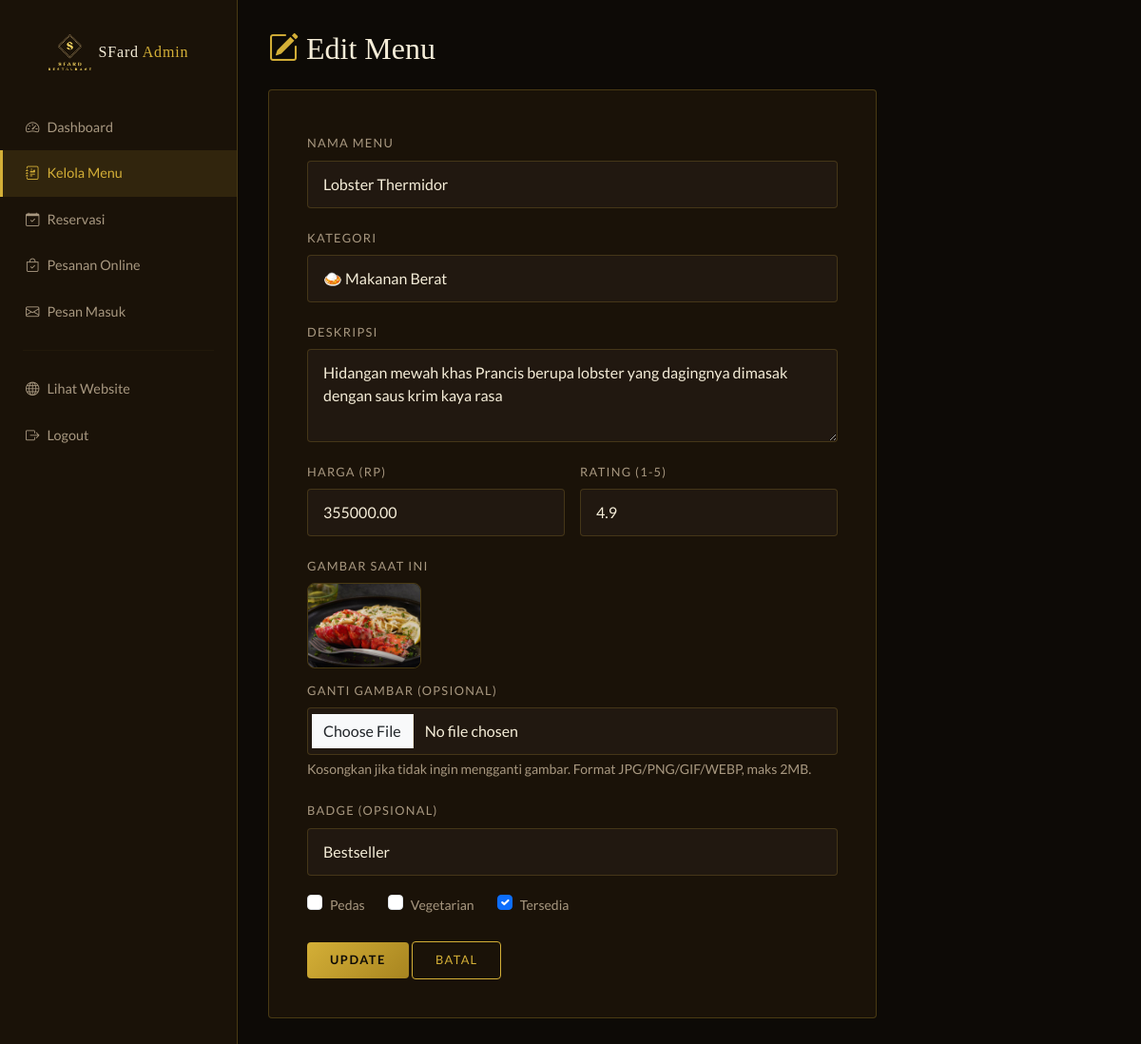
The page /admin/menu_edit.php?id=1 (signed in) on the database its author committed.
### tables this page shows
CREATE TABLE menu_items (
    id INT AUTO_INCREMENT PRIMARY KEY,
    category_id INT NOT NULL,
    name VARCHAR(100) NOT NULL,
    description TEXT,
    price DECIMAL(10,2) NOT NULL,
    image VARCHAR(255),
    badge VARCHAR(50) DEFAULT '',
    rating DECIMAL(2,1) DEFAULT 5.0,
    is_spicy TINYINT(1) DEFAULT 0,
    is_veg TINYINT(1) DEFAULT 0,
    is_available TINYINT(1) DEFAULT 1,
    created_at TIMESTAMP DEFAULT CURRENT_TIMESTAMP,
    FOREIGN KEY (category_id) REFERENCES categories(id) ON DELETE CASCADE
);

CREATE TABLE categories (
    id INT AUTO_INCREMENT PRIMARY KEY,
    slug VARCHAR(50) NOT NULL UNIQUE,
    name VARCHAR(50) NOT NULL
);

### includes/classes/Database.php (called while the page is built, shortened)
<?php
class Database
{
    public function __construct()
    {
        $host   = "localhost";
        $dbuser = "root";
        $dbpass = "";
        $dbname = "sfardresto_db";
        $this->conn = mysqli_connect($host, $dbuser, $dbpass, $dbname);
    }
}

### includes/classes/MenuModel.php (called while the page is built, shortened)
<?php
class MenuModel extends Database
{
    public function getCategories()
    {
        return mysqli_query($this->conn, "SELECT * FROM categories ORDER BY id ASC");
    }
    public function find(int $id)
    {
        $stmt = mysqli_prepare($this->conn, "SELECT * FROM menu_items WHERE id = ?");
        mysqli_stmt_bind_param($stmt, "i", $id);
        mysqli_stmt_execute($stmt);
        $result = mysqli_stmt_get_result($stmt);
        return mysqli_fetch_assoc($result);
    }
}

### admin/menu_edit.php (the view, shortened to what this page needs)
<?php
$id = isset($_GET['id']) ? (int) $_GET['id'] : 0;
$menuModel = new MenuModel();
$categories = [];
$catResult = $menuModel->getCategories();
while ($row = mysqli_fetch_assoc($catResult)) { $categories[] = $row; }
$item = $menuModel->find($id);
include 'includes/admin_header.php';
?>
<h2 class="admin-title"><i class="bi bi-pencil-square text-gold me-2"></i>Edit Menu</h2>
<div class="form-dark" style="max-width:640px;">
    <form method="POST" enctype="multipart/form-data">
        <div class="mb-3">
            <label class="form-label-dark">Nama Menu</label>
            <input type="text" name="name" class="form-control form-control-dark" required value="<?= htmlspecialchars($item['name']) ?>">
        </div>
        <div class="mb-3">
            <label class="form-label-dark">Kategori</label>
            <select name="category_id" class="form-control form-control-dark" required>
                <?php foreach ($categories as $cat): ?>
                    <option value="<?= $cat['id'] ?>" <?= $cat['id'] == $item['category_id'] ? 'selected' : '' ?>><?= htmlspecialchars($cat['name']) ?></option>
                <?php endforeach; ?>
            </select>
        </div>
        <div class="mb-3">
            <label class="form-label-dark">Deskripsi</label>
            <textarea name="description" rows="3" class="form-control form-control-dark"><?= htmlspecialchars($item['description']) ?></textarea>
        </div>
        <div class="row g-3 mb-3">
            <div class="col-md-6">
                <label class="form-label-dark">Harga (Rp)</label>
                <input type="number" name="price" class="form-control form-control-dark" required min="0" value="<?= $item['price'] ?>">
            </div>
            <div class="col-md-6">
                <label class="form-label-dark">Rating (1-5)</label>
                <input type="number" name="rating" class="form-control form-control-dark" value="<?= $item['rating'] ?>" step="0.1" min="1" max="5">
            </div>
        </div>
        <div class="mb-3">
            <label class="form-label-dark">Gambar Saat Ini</label>
            <div class="mb-2">
                <img src="../img/<?= htmlspecialchars($item['image']) ?>" width="120" height="90"
                     style="object-fit:cover; border-radius:8px; border:1px solid var(--border-gold);"
                     onerror="this.src='https://placehold.co/120x90/1A1208/D4AF37?text=%20'">
            </div>
            <label class="form-label-dark">Ganti Gambar (opsional)</label>
            <input type="file" name="image_file" class="form-control form-control-dark" accept="image/png, image/jpeg, image/gif, image/webp">
            <small style="color:var(--text-muted)">Kosongkan jika tidak ingin mengganti gambar. Format JPG/PNG/GIF/WEBP, maks 2MB.</small>
        </div>
        <div class="mb-3">
            <label class="form-label-dark">Badge (opsional)</label>
            <input type="text" name="badge" class="form-control form-control-dark" value="<?= htmlspecialchars($item['badge']) ?>">
        </div>
        <div class="d-flex gap-4 mb-4 flex-wrap">
            <div class="form-check">
                <input class="form-check-input" type="checkbox" name="is_spicy" id="is_spicy" <?= $item['is_spicy'] ? 'checked' : '' ?>>
                <label class="form-check-label small" for="is_spicy" style="color:var(--text-muted)">Pedas</label>
            </div>
            <div class="form-check">
                <input class="form-check-input" type="checkbox" name="is_veg" id="is_veg" <?= $item['is_veg'] ? 'checked' : '' ?>>
                <label class="form-check-label small" for="is_veg" style="color:var(--text-muted)">Vegetarian</label>
            </div>
            <div class="form-check">
                <input class="form-check-input" type="checkbox" name="is_available" id="is_available" <?= $item['is_available'] ? 'checked' : '' ?>>
                <label class="form-check-label small" for="is_available" style="color:var(--text-muted)">Tersedia</label>
            </div>
        </div>
        <button type="submit" class="btn-gold px-4 py-2">Update</button>
        <a href="menu_list.php" class="btn-outline-gold px-4 py-2">Batal</a>
    </form>
</div>
<?php include 'includes/admin_footer.php'; ?>

### assets/css/style.css (style rules this page uses)
:root { --gold: #D4AF37; --gold-light: #F0D060; --gold-dark: #A88520; --dark-bg: #0D0A06; --dark-card: #1A1208; --dark-mid: #211810; --dark-nav: rgba(10, 7, 3, 0.96); --text-main: #F5EDD8; --text-muted: #A89880; --border-gold: rgba(212, 175, 55, 0.25); --ff-display: 'Cinzel', serif; --ff-heading: 'Playfair Display', serif; --ff-body: 'Lato', sans-serif; --radius: 4px; --shadow: 0 8px 32px rgba(0,0,0,0.5); }
* { box-sizing: border-box; }
html { scroll-behavior: smooth; }
body { background: var(--dark-bg); color: var(--text-main); font-family: var(--ff-body); line-height: 1.7; overflow-x: hidden; }
h1, h2, h3 { font-family: var(--ff-heading); }
.text-gold { color: var(--gold) !important; }
.btn-gold { background: linear-gradient(135deg, var(--gold), var(--gold-dark)); color: #0D0A06; font-family: var(--ff-body); font-weight: 700; font-size: 0.8rem; letter-spacing: 0.12em; text-transform: uppercase; border: none; padding: 0.6rem 1.4rem; border-radius: var(--radius); transition: all 0.3s; text-decoration: none; display: inline-block; }
.btn-outline-gold { background: transparent; color: var(--gold); border: 1px solid var(--gold); font-size: 0.8rem; letter-spacing: 0.1em; text-transform: uppercase; padding: 0.6rem 1.4rem; border-radius: var(--radius); transition: all 0.3s; text-decoration: none; display: inline-block; }
.form-dark { background: var(--dark-card); border: 1px solid var(--border-gold); border-radius: var(--radius); padding: 2.5rem; }
.form-control-dark { background: var(--dark-mid) !important; border: 1px solid rgba(212,175,55,0.2) !important; color: var(--text-main) !important; border-radius: var(--radius) !important; padding: 0.75rem 1rem !important; transition: border-color 0.3s; }
.form-control-dark::placeholder { color: var(--text-muted) !important; }
.form-label-dark { color: var(--text-muted); font-size: 0.8rem; letter-spacing: 0.1em; text-transform: uppercase; margin-bottom: 0.4rem; }
.admin-title { font-family: var(--ff-heading); color: var(--text-main); margin-bottom: 1.5rem; }

### rows shown on the page
menu_items: name "Lobster Thermidor", category_id "🍛 Makanan Berat", description "Hidangan mewah khas Prancis berupa lobster yang dagingnya dimasak dengan saus krim kaya rasa", price "355000.00", rating "4.9", image (picture), badge "Bestseller", is_available "☑"
